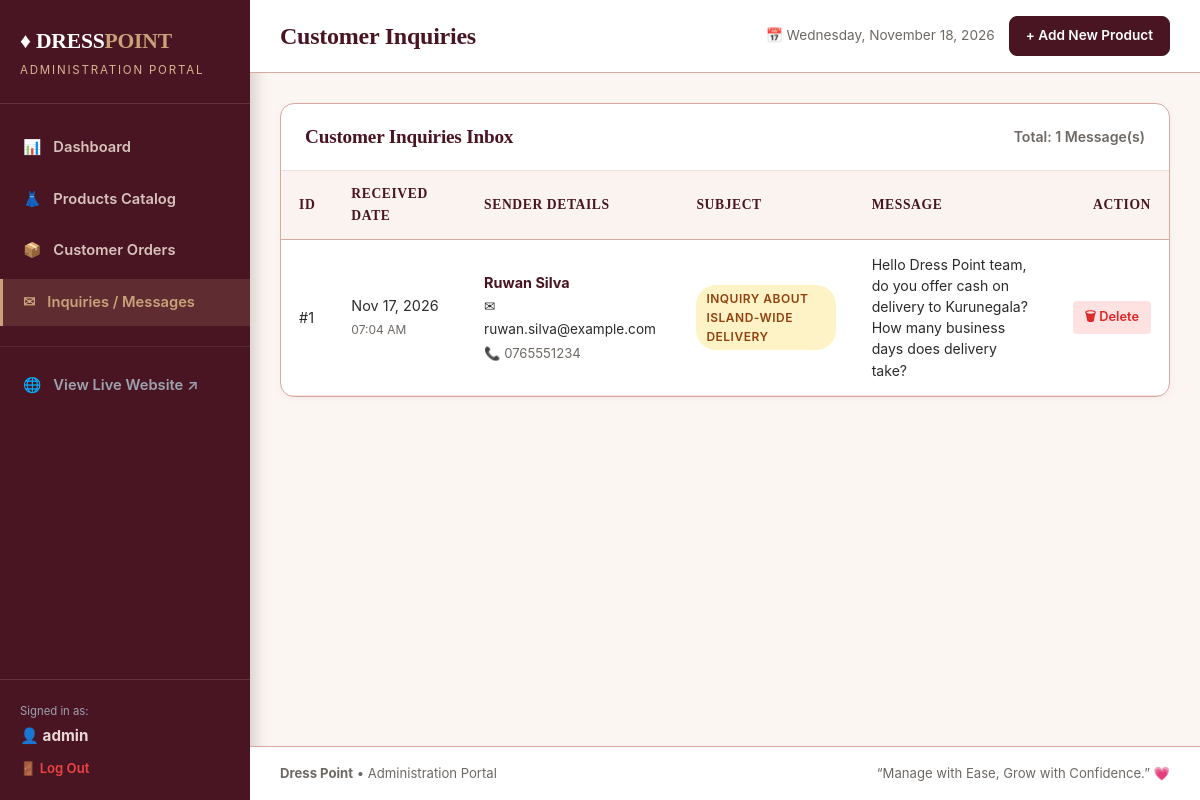
The page /admin/messages.php (signed in) on the database its author committed.
### tables this page shows
CREATE TABLE `messages` (
  `id` INT AUTO_INCREMENT PRIMARY KEY,
  `name` VARCHAR(100) NOT NULL,
  `email` VARCHAR(150) NOT NULL,
  `phone` VARCHAR(50) DEFAULT '',
  `subject` VARCHAR(200) NOT NULL,
  `message` TEXT NOT NULL,
  `created_at` TIMESTAMP DEFAULT CURRENT_TIMESTAMP
);

### config.php (called while the page is built, shortened)
<?php
function safe($string) {
    return htmlspecialchars((string)$string, ENT_QUOTES, 'UTF-8');
}
?>

### admin/messages.php (the view, shortened to what this page needs)
<?php
require_once __DIR__ . '/../config.php';
$messages = [];
if ($db_connected) {
    $res = $conn->query("SELECT * FROM messages ORDER BY id DESC");
    if ($res) {
        while ($row = $res->fetch_assoc()) {
            $messages[] = $row;
        }
    }
}
require_once __DIR__ . '/header.php';
?>
<div class="admin-card">
  <div class="admin-card-header">
    <h3>Customer Inquiries Inbox</h3>
    <span style="font-size: 0.88rem; color: var(--text-muted); font-weight: 600;">
      Total: <?php echo count($messages); ?> Message(s)
    </span>
  </div>
  <div style="overflow-x: auto;">
    <table class="admin-table">
      <thead>
        <tr>
          <th>ID</th>
          <th>Received Date</th>
          <th>Sender Details</th>
          <th>Subject</th>
          <th>Message</th>
          <th style="text-align: right;">Action</th>
        </tr>
      </thead>
      <tbody>
        <?php if (empty($messages)): ?>
          <tr>
            <td colspan="6" style="text-align: center; padding: 40px; color: var(--text-muted);">
              No messages in your inbox. When customers submit inquiries on the Contact Us page, they will show up here.
            </td>
          </tr>
        <?php else: ?>
          <?php foreach ($messages as $m): ?>
            <tr>
              <td>#<?php echo $m['id']; ?></td>
              <td style="white-space: nowrap;">
                <?php echo date('M d, Y', strtotime($m['created_at'])); ?><br>
                <small style="color: var(--text-muted);"><?php echo date('h:i A', strtotime($m['created_at'])); ?></small>
              </td>
              <td>
                <strong style="color: var(--primary);"><?php echo safe($m['name']); ?></strong><br>
                <a href="mailto:<?php echo safe($m['email']); ?>" style="color: var(--champagne); font-size: 0.85rem; text-decoration: none;">
                  &#9993; <?php echo safe($m['email']); ?>
                </a><br>
                <?php if (!empty($m['phone'])): ?>
                  <a href="tel:<?php echo safe($m['phone']); ?>" style="color: var(--text-muted); font-size: 0.82rem; text-decoration: none;">
                    &#128222; <?php echo safe($m['phone']); ?>
                  </a>
                <?php endif; ?>
              </td>
              <td>
                <span class="badge" style="background: #FEF3C7; color: #92400E; font-weight: 600;">
                  <?php echo safe($m['subject']); ?>
                </span>
              </td>
              <td style="max-width: 380px; line-height: 1.5; font-size: 0.88rem;">
                <?php echo nl2br(safe($m['message'])); ?>
              </td>
              <td style="text-align: right; white-space: nowrap;">
                <a href="<?php echo BASE_URL; ?>/admin/messages.php?action=delete&id=<?php echo $m['id']; ?>" class="action-btn action-delete" onclick="return confirm('Are you sure you want to delete inquiry #<?php echo $m['id']; ?>?');" style="text-decoration: none;">
                  &#128465; Delete
                </a>
              </td>
            </tr>
          <?php endforeach; ?>
        <?php endif; ?>
      </tbody>
    </table>
  </div>
</div>
<?php require_once __DIR__ . '/footer.php'; ?>

### css/style.css (style rules this page uses)
:root { --burgundy: #4A1523; --burgundy-light: #5F1B2D; --maroon: #2E0E16; --blush: #F6E3DC; --cream: #FCF6F2; --dusty-rose: #D8A9A0; --dusty-rose-soft: rgba(216, 169, 160, 0.35); --gold: #C9A27A; --gold-light: #D9B48F; --gold-dark: #B58B63; --gold-gradient: linear-gradient(135deg, #D9B48F 0%, #C9A27A 100%); --gold-gradient-hover: linear-gradient(135deg, #C9A27A 0%, #B58B63 100%); --text-dark: #2B2B2B; --text-muted: #6E6864; --white: #FFFFFF; --primary: var(--burgundy); --primary-light: var(--burgundy-light); --primary-dark: var(--maroon); --accent: var(--gold); --accent-light: var(--gold-light); --accent-soft: rgba(201, 162, 122, 0.16); --bg-cream: var(--cream); --bg-blush: var(--blush); --bg-white: var(--white); --text-main: var(--text-dark); --border-light: var(--dusty-rose); --border-soft: var(--dusty-rose-soft); --shadow-sm: 0 2px 8px rgba(74, 21, 35, 0.05); --shadow-md: 0 8px 24px rgba(74, 21, 35, 0.08); --shadow-lg: 0 16px 36px rgba(46, 14, 22, 0.14); --transition: all 0.28s cubic-bezier(0.4, 0, 0.2, 1); --radius-sm: 4px; --radius-md: 8px; --radius-lg: 14px; --font-serif: "Georgia", 'Times New Roman', Garamond, serif; --font-sans: -apple-system, BlinkMacSystemFont, "Segoe UI", Roboto, "Helvetica Neue", Arial, sans-serif; --font-main: var(--font-sans); --font-heading: var(--font-serif); }
*, *::before, *::after { box-sizing: border-box; margin: 0; padding: 0; }
html { font-size: 16px; scroll-behavior: smooth; }
body { font-family: var(--font-main); background-color: var(--bg-cream); color: var(--text-main); line-height: 1.6; min-height: 100vh; display: flex; flex-direction: column; }
h1, h2, h3, h4, h5, h6 { font-family: var(--font-heading); color: var(--burgundy); font-weight: 700; letter-spacing: -0.01em; }
a { color: inherit; text-decoration: none; transition: var(--transition); }
.badge { display: inline-block; padding: 4px 10px; border-radius: 20px; font-size: 0.75rem; font-weight: 700; text-transform: uppercase; letter-spacing: 0.5px; }

### css/admin.css (style rules this page uses)
.admin-card { background: var(--white); border: 1px solid var(--dusty-rose); border-radius: var(--radius-lg); box-shadow: var(--shadow-sm); overflow: hidden; margin-bottom: 30px; }
.admin-card-header { padding: 18px 24px; border-bottom: 1px solid var(--dusty-rose-soft); display: flex; align-items: center; justify-content: space-between; flex-wrap: wrap; gap: 16px; }
.admin-card-header h3 { font-family: var(--font-heading); font-size: 1.2rem; font-weight: 700; color: var(--burgundy); }
.admin-table { width: 100%; border-collapse: collapse; }
.admin-table th { background: #FAF3EF; padding: 12px 18px; text-align: left; font-family: var(--font-heading); font-size: 0.85rem; font-weight: 700; color: var(--burgundy); text-transform: uppercase; letter-spacing: 0.6px; border-bottom: 1px solid var(--dusty-rose); }
.admin-table td { padding: 14px 18px; border-bottom: 1px solid var(--dusty-rose-soft); font-size: 0.9rem; vertical-align: middle; }
.action-btn { display: inline-flex; align-items: center; justify-content: center; padding: 6px 12px; border-radius: var(--radius-sm); font-size: 0.8rem; font-weight: 600; cursor: pointer; border: none; transition: var(--transition); }
.action-delete { background: #FEE2E2; color: #DC2626; margin-left: 6px; }

### rows shown on the page
messages: id "1", created_at "Nov 17, 2026", created_at "07:04 AM", name "Ruwan Silva", email "ruwan.silva@example.com", phone "0765551234", subject "INQUIRY ABOUT ISLAND-WIDE DELIVERY", message "Hello Dress Point team, do you offer cash on delivery to Kurunegala? How many business days does delivery take?"

### other values the page prints
safe($_SESSION['admin_username'] ?? 'admin') "admin"
safe($page_title) "Customer Inquiries"
count($messages) "1"
